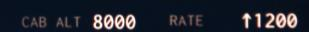
#> input picture Image/11.jpg, 309 x 32 px, found by its file name
$ python image_cutting_three.py
#> lines starting #> are read from the running program, lines starting #| are printed output that depends on the picture; after the words box and inside, x2 and y2 are one past the last pixel; in counts of white or black regions, pixels touching at a corner belong together
import cv2

# 1、读取图像，并把图像转换为灰度图像并显示
img = cv2.imread("C:\\Users\\dby_freedom\\Desktop\\661\\Image\\11.jpg")  # 读取图片
#> img is the input picture: shape (32, 309, 3); mean B, G, R 46.5, 35.7, 31.8
img_gray = cv2.cvtColor(img, cv2.COLOR_BGR2GRAY)  # 转换了灰度化
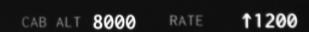
#> img_gray: shape (32, 309); min 3, max 253, mean 35.7
cv2.imshow('gray', img_gray)  # 显示图片
cv2.waitKey(0)

# 2、将灰度图像二值化，设定阈值是100
img_thre = img_gray
cv2.threshold(img_gray, 30, 255, cv2.THRESH_BINARY_INV, img_thre)
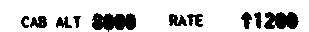
#> img_gray: shape (32, 309); 80.6% white; 10 black regions, largest, box (x1, y1, x2, y2) and area: (92, 13, 136, 32) 623, (264, 12, 299, 29) 463, (169, 14, 187, 26) 147
cv2.imshow('threshold', img_thre)
cv2.waitKey(0)

# 3、保存黑白图片
cv2.imwrite('thre_res.png', img_thre)

# 4、分割字符
white = []  # 记录每一列的白色像素总和
black = []  # ..........黑色.......
height = img_thre.shape[0]
#> height = 32
width = img_thre.shape[1]
#> width = 309
white_max = 0
black_max = 0
# 计算每一列的黑白色像素总和
for i in range(width):
    s = 0  # 这一列白色总数
    t = 0  # 这一列黑色总数
    for j in range(height):
        if img_thre[j][i] == 255:
            s += 1
        if img_thre[j][i] == 0:
            t += 1
    white_max = max(white_max, s)
    black_max = max(black_max, t)
    white.append(s)
    black.append(t)
    print(s)
    print(t)

arg = False  # False表示白底黑字；True表示黑底白字
if black_max > white_max:
    arg = True


# 分割图像
def find_end(start_):
    end_ = start_ + 1
    for m in range(start_ + 1, width - 1):
        if (black[m] if arg else white[m]) > (
        0.95 * black_max if arg else 0.95 * white_max):  # 0.95这个参数请多调整，对应下面的0.05
            end_ = m
            break
    return end_


n = 1
start = 1
end = 2
while n < width - 2:
    n += 1
    if (white[n] if arg else black[n]) > (0.05 * white_max if arg else 0.05 * black_max):
        # 上面这些判断用来辨别是白底黑字还是黑底白字
        # 0.05这个参数请多调整，对应上面的0.95
        start = n
        end = find_end(start)
        n = end
        if end - start > 5:
            cj = img_thre[1:height, start:end]
            cv2.imshow('caijian', cj)
            cv2.waitKey(0)

$ run again, with Image/1.JPG copied over Image/11.jpg
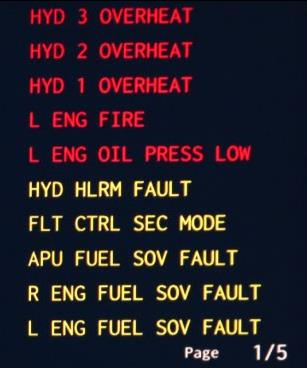
#> input picture Image/1.JPG, 307 x 368 px, found by its file name
#> img is the input picture: shape (368, 307, 3); mean B, G, R 39.1, 30, 37.1
#> `img_gray = cv2.cvtColor(img, cv2.COLOR_BGR2GRAY)`:
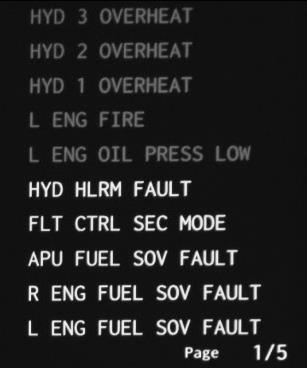
#> img_gray: shape (368, 307); min 0, max 254, mean 33.1
#> `cv2.threshold(img_gray, 30, 255, cv2.THRESH_BINARY_INV, img_thre)`:
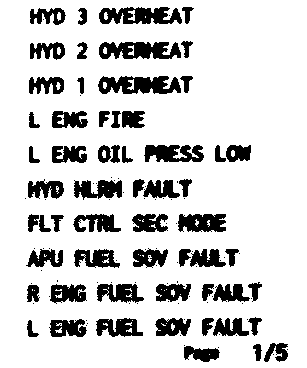
#> img_gray: shape (368, 307); 82.6% white; 125 black regions (66 under 20 px), largest, box (x1, y1, x2, y2) and area: (98, 76, 181, 94) 1065, (99, 42, 181, 59) 1036, (99, 7, 182, 24) 999
